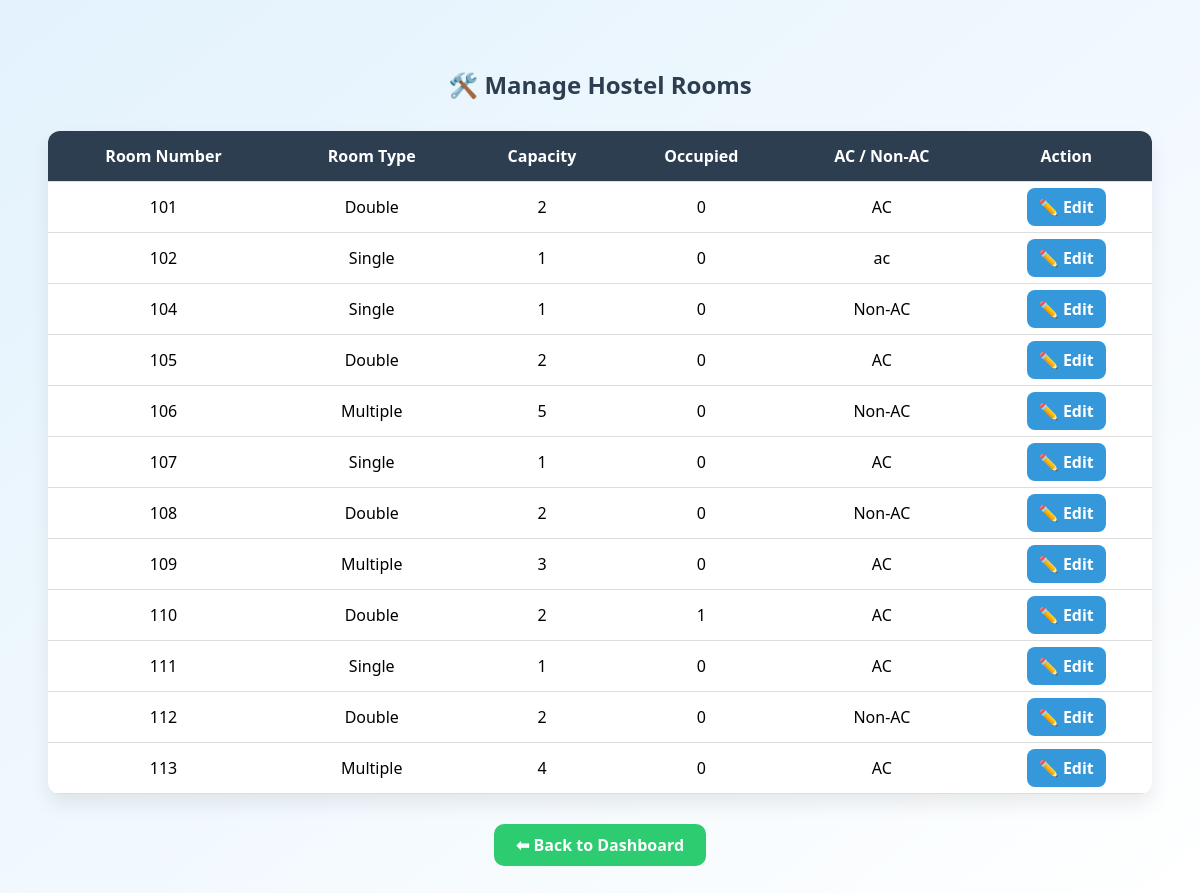
The page /hostel_management/edit_rooms.php (signed in) on the database its author committed.
### tables this page shows
CREATE TABLE `room` (
  `room_number` int(11) NOT NULL,
  `ac_nonac` varchar(11) DEFAULT NULL,
  `occupied_count` int(11) DEFAULT 0,
  `capacity` int(11) NOT NULL,
  `room_type` enum('Single','Double','Multiple') NOT NULL,
  `warden_id` int(11) DEFAULT NULL
);

### hostel_management/edit_rooms.php (the view, shortened to what this page needs)
<?php
require 'includes/db_connect.php';
$sql = "
    SELECT
        r.room_number,
        r.room_type,
        r.capacity,
        r.ac_nonac,
        COUNT(s.student_id) AS occupied_count
    FROM room r
    LEFT JOIN student s ON s.room_number = r.room_number
    GROUP BY r.room_number, r.room_type, r.capacity, r.ac_nonac
    ORDER BY r.room_number;
";
$result = $conn->query($sql);
?>
<!DOCTYPE html>
<html lang="en">
<head>
</head>
<body>
<h2>🛠️ Manage Hostel Rooms</h2>
<table>
    <tr>
        <th>Room Number</th>
        <th>Room Type</th>
        <th>Capacity</th>
        <th>Occupied</th>
        <th>AC / Non-AC</th>
        <th>Action</th>
    </tr>
    <?php while ($row = $result->fetch_assoc()): ?>
        <tr>
            <td><?= htmlspecialchars($row['room_number']) ?></td>
            <td><?= htmlspecialchars($row['room_type']) ?></td>
            <td><?= htmlspecialchars($row['capacity']) ?></td>
            <td><?= htmlspecialchars($row['occupied_count']) ?></td>
            <td><?= htmlspecialchars($row['ac_nonac']) ?></td>
            <td>
                <a href="room_edit_form.php?room_number=<?= urlencode($row['room_number']) ?>" class="edit-btn">✏️ Edit</a>
            </td>
        </tr>
    <?php endwhile; ?>
</table>
<a href="warden_dashboard.php" class="back-btn">⬅ Back to Dashboard</a>
</body>
</html>

### hostel_management/edit_rooms.php (style rules this page uses)
body { font-family: 'Segoe UI', sans-serif; background: linear-gradient(to bottom right, #e3f2fd, #ffffff); padding: 40px; }
h2 { text-align: center; color: #2c3e50; margin-bottom: 30px; }
table { width: 100%; border-collapse: collapse; background: white; border-radius: 12px; box-shadow: 0 10px 20px rgba(0,0,0,0.08); overflow: hidden; }
th, td { padding: 14px; border-bottom: 1px solid #ddd; text-align: center; }
th { background-color: #2c3e50; color: white; }
.edit-btn { background-color: #3498db; color: white; padding: 8px 12px; border-radius: 8px; text-decoration: none; font-weight: bold; }
.back-btn { display: block; margin: 30px auto 0; width: max-content; background-color: #2ecc71; padding: 10px 22px; border-radius: 10px; color: white; font-weight: bold; text-decoration: none; }

### rows shown on the page
room: room_number "101", room_type "Double", capacity "2", occupied_count "0", ac_nonac "AC"
room: room_number "102", room_type "Single", capacity "1", occupied_count "0", ac_nonac "ac"
room: room_number "104", room_type "Single", capacity "1", occupied_count "0", ac_nonac "Non-AC"
room: room_number "105", room_type "Double", capacity "2", occupied_count "0", ac_nonac "AC"
room: room_number "106", room_type "Multiple", capacity "5", occupied_count "0", ac_nonac "Non-AC"
room: room_number "107", room_type "Single", capacity "1", occupied_count "0", ac_nonac "AC"
room: room_number "108", room_type "Double", capacity "2", occupied_count "0", ac_nonac "Non-AC"
room: room_number "109", room_type "Multiple", capacity "3", occupied_count "0", ac_nonac "AC"
room: room_number "110", room_type "Double", capacity "2", occupied_count "1", ac_nonac "AC"
room: room_number "111", room_type "Single", capacity "1", occupied_count "0", ac_nonac "AC"
room: room_number "112", room_type "Double", capacity "2", occupied_count "0", ac_nonac "Non-AC"
room: room_number "113", room_type "Multiple", capacity "4", occupied_count "0", ac_nonac "AC"
